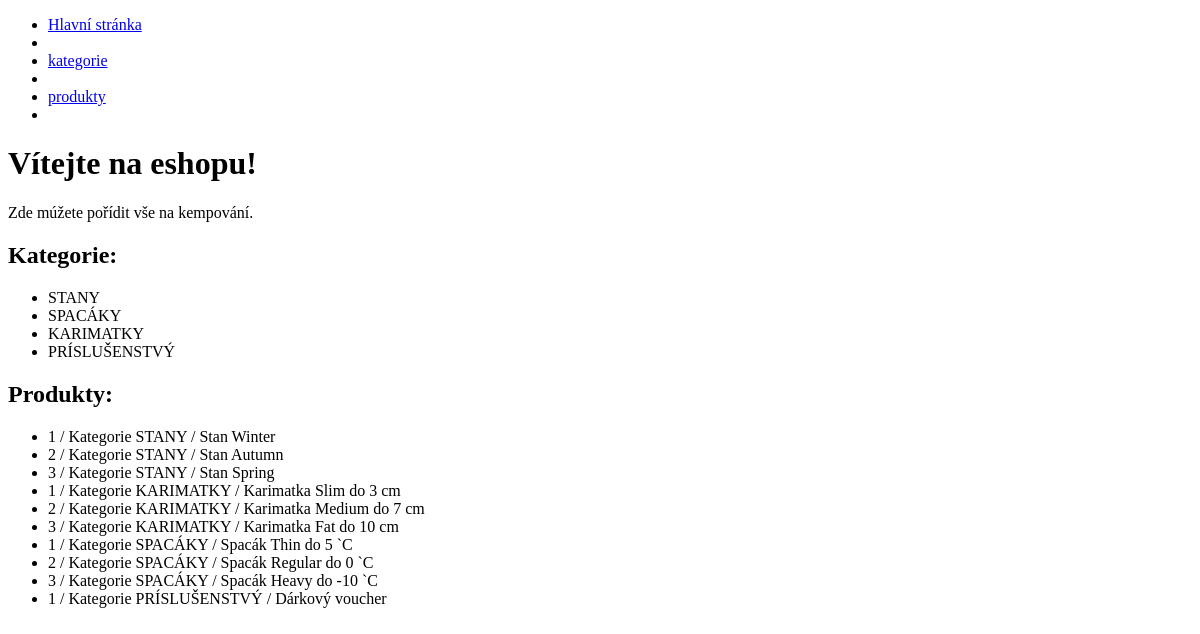
The app's page /, older data.
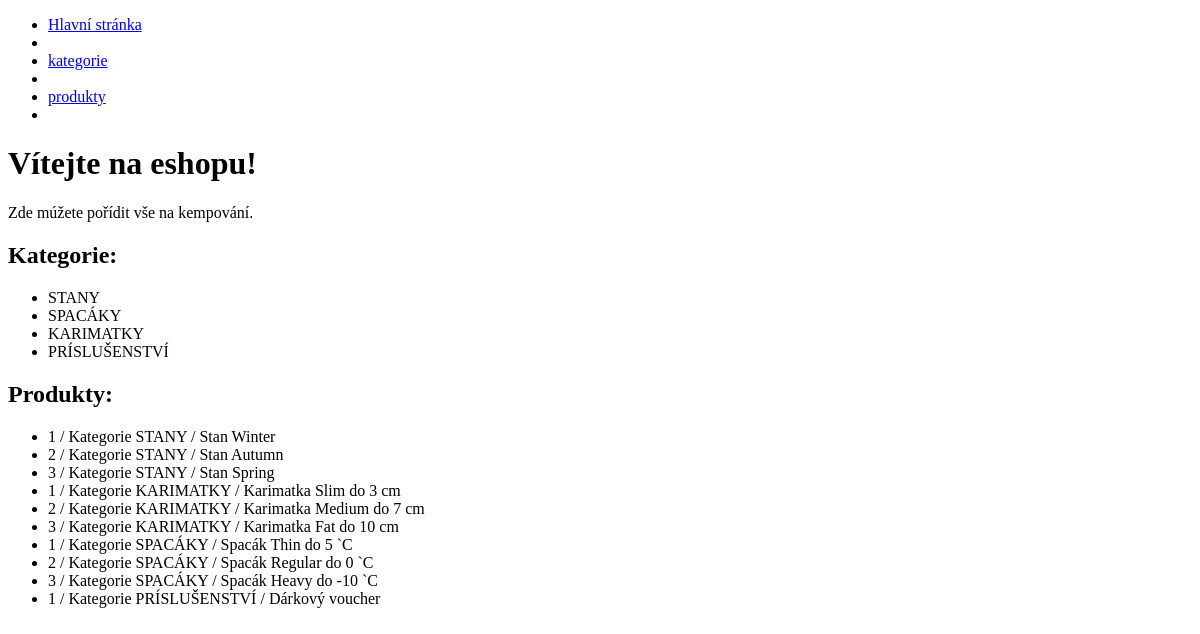
The same page, newer data.
### viewer/models.py (models this page shows, shortened)
class Categorie(models.Model):
    name = models.CharField(max_length=30)
    def __str__(self):
        return f"Kategorie {self.name}"

class Product(models.Model):
    name = models.CharField(max_length=30)
    weight = models.IntegerField()
    price = models.IntegerField()
    brand = models.CharField(max_length=300)
    category_ID = models.IntegerField()
    products_of_categories = models.ForeignKey(Categorie, on_delete=models.DO_NOTHING, null=True)

### viewer/views.py (the view)
# urls.py: path('', MainPageView.as_view(), name='main'),
class MainPageView(TemplateView):
    template_name = 'main.html'
    extra_context = {
    "all_categories": Categorie.objects.all(),
    "all_products": Product.objects.all()
    }

### viewer/templates/main.html
    {% extends 'base.html' %}
    {% block content %}
    <h1>Vítejte na eshopu!</h1>
    <p>Zde múžete pořídit vše na kempování.</p>
    <h2>Kategorie:</h2>
    <ul>
        {% for categorie in all_categories %}
            <li>{{ categorie.name }}</li>
        {% endfor %}
    </ul>
    <h2>Produkty:</h2>
    <ul>
        {% for product in all_products %}
            <li>{{ product.category_ID}} / {{product.products_of_categories}} / {{product.name}}</li>
        {% endfor %}
    </ul>
     {% endblock %}

Row changes from the older to the newer data that the page shows:
changed Categorie: name "PRÍSLUŠENSTVÝ" → "PRÍSLUŠENSTVÍ"
changed through a linked row, Product "Dárkový voucher": products_of_categories "Kategorie PRÍSLUŠENSTVÝ" → "Kategorie PRÍSLUŠENSTVÍ"
